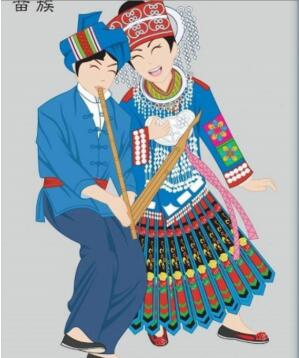
#> input picture ImageProcessing-Python/blog16-BH/miao.jpg, 299 x 358 px
$ python blog16-image01.py
#> lines starting #> are read from the running program, lines starting #| are printed output that depends on the picture
# -*- coding: utf-8 -*-
import cv2
import numpy as np
import matplotlib.pyplot as plt

#读取原始图像
img = cv2.imread('miao.jpg')
#> img is the input picture: shape (358, 299, 3); mean B, G, R 174.4, 166.2, 154.3

#图像灰度转换
grayImage = cv2.cvtColor(img, cv2.COLOR_BGR2GRAY)
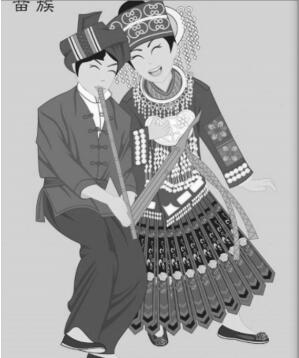
#> grayImage: shape (358, 299); min 5, max 255, mean 163.5

#获取图像高度和宽度
height = grayImage.shape[0]
#> height = 358
width = grayImage.shape[1]
#> width = 299

#创建一幅图像
result = np.zeros((height, width), np.uint8)

#图像灰度非线性变换：DB=DA×DA/255
for i in range(height):
    for j in range(width):
        gray = int(grayImage[i,j])*int(grayImage[i,j]) / 255
        result[i,j] = np.uint8(gray)
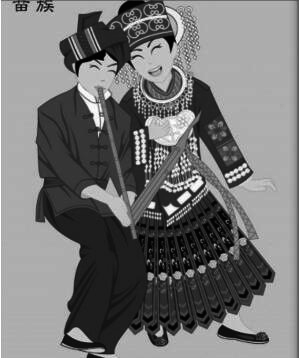
#> result: shape (358, 299); min 0, max 255, mean 116.7

#显示图像
cv2.imshow("Gray Image", grayImage)
cv2.imshow("Result", result)

#等待显示
cv2.waitKey(0)
cv2.destroyAllWindows()

$ run again, with ImageProcessing-Python/blog16-BH/2019.png saved as ImageProcessing-Python/blog16-BH/miao.jpg
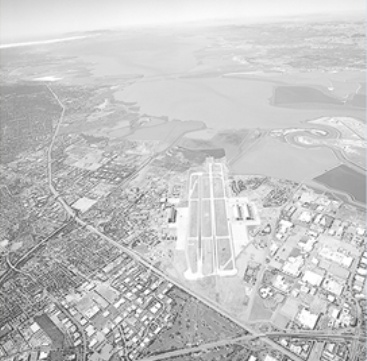
#> input picture ImageProcessing-Python/blog16-BH/2019.png, 367 x 361 px
#> img is the input picture: shape (361, 367, 3); mean B, G, R 197.2, 197.2, 197.2
#> after the loop `for i in range(height):`:
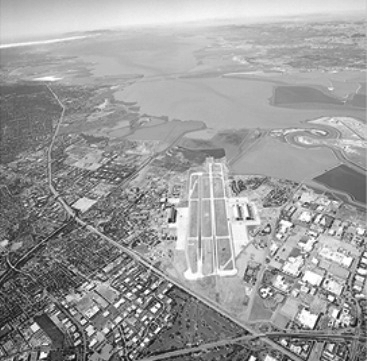
#> result: shape (361, 367); min 7, max 255, mean 156
